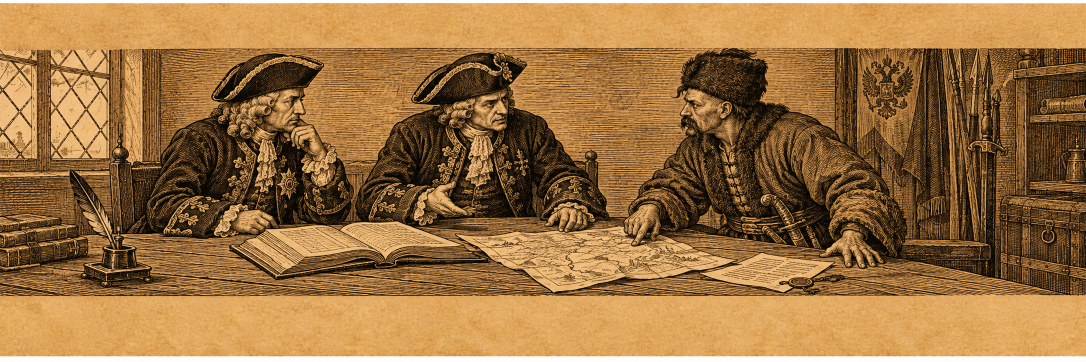
#> input picture assets/event_pictures/hetmanate_little_russian_collegium.png, 2172 x 724 px, given in place of south_ukraine_zaporozhian_autonomy_charter.png, which was not available (shown at 1/2 size)
$ python build_event_pictures.py
#> lines starting #> are read from the running program, lines starting #| are printed output that depends on the picture
"""Compile the original event illustrations into 512x132 legacy DDS textures.

Requires Pillow. Use --check to compare the generated textures with the files
already in the mod.
"""

from __future__ import annotations

import argparse
from io import BytesIO
from pathlib import Path
import struct

from PIL import Image, ImageOps


ROOT = Path(__file__).resolve().parents[1]
SOURCE_DIR = ROOT / "assets" / "event_pictures"
TARGET_DIR = ROOT / "gfx" / "event_pictures" / "event_pictures_rip"
SIZE = (512, 132)

# Each original has a different lower edge to its illustrated band.
ART = {
    "south_ukraine_zaporozhian_autonomy_charter": (0.785, 0.4),
    "south_ukraine_imperial_frontier_reform": (0.785, 0.25),
    "hetmanate_little_russian_collegium": (0.815, 0.5),
    "kyiv_orthodox_printing_press": (0.845, 0.5),
    "jewish_estate_invite_merchants": (0.775, 0.5),
}


def compile_art(source: Path, bottom: float, horizontal_center: float) -> bytes:
#> called with bottom = 0.785, horizontal_center = 0.4
    with Image.open(source) as image:
#> image is the input picture: PIL image 2172x724 RGB; mean R, G, B 155.5, 114.4, 65.4
        if image.format != "PNG" or image.width < SIZE[0] or image.height < SIZE[1]:
            raise ValueError(f"{source}: expected a PNG at least {SIZE[0]}x{SIZE[1]}")
        crop = image.convert("RGB").crop(
            (0, round(image.height * 0.14), image.width, round(image.height * bottom))
        )
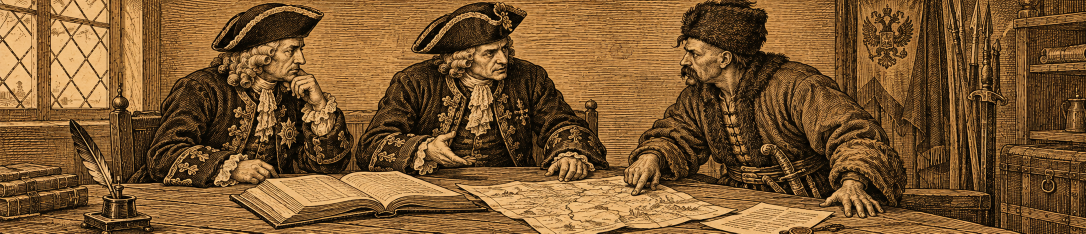
#> crop: PIL image 2172x467 RGB (shown at 1/2 size); mean R, G, B 121.8, 86.6, 46.6
        framed = ImageOps.fit(
            crop, SIZE, method=Image.Resampling.LANCZOS, centering=(horizontal_center, 0.5)
        )
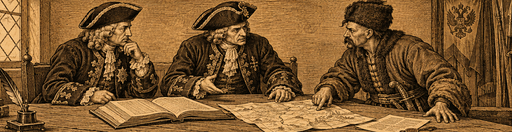
#> framed: PIL image 512x132 RGB; mean R, G, B 122.8, 87.4, 47.2
        output = BytesIO()
        framed.convert("RGBA").save(output, format="DDS")

    data = output.getvalue()
    if (
        len(data) != 128 + SIZE[0] * SIZE[1] * 4
        or data[:4] != b"DDS "
        or data[84:88] != b"\0\0\0\0"
        or struct.unpack_from("<I", data, 88)[0] != 32
    ):
        raise ValueError(f"{source}: DDS encoder did not produce legacy 32-bit RGBA")
    with Image.open(BytesIO(data)) as decoded:
        if decoded.size != SIZE or decoded.convert("RGBA").getchannel("A").getextrema() != (255, 255):
            raise ValueError(f"{source}: generated DDS failed size or opacity validation")
    return data


def main() -> int:
    parser = argparse.ArgumentParser(description=__doc__)
    parser.add_argument("--check", action="store_true", help="report stale output without writing it")
    args = parser.parse_args()
    stale = []
    for stem, (bottom, horizontal_center) in ART.items():
        source = SOURCE_DIR / f"{stem}.png"
        target = TARGET_DIR / f"rip_gfx_event_{stem}_art_eventPicture.dds"
        data = compile_art(source, bottom, horizontal_center)
        if not target.is_file() or target.read_bytes() != data:
            stale.append(target.relative_to(ROOT))
            if not args.check:
                target.parent.mkdir(parents=True, exist_ok=True)
                target.write_bytes(data)
#> pass 2 of the loop in main, `for stem, (bottom, horizontal_center) in ART.items():`:
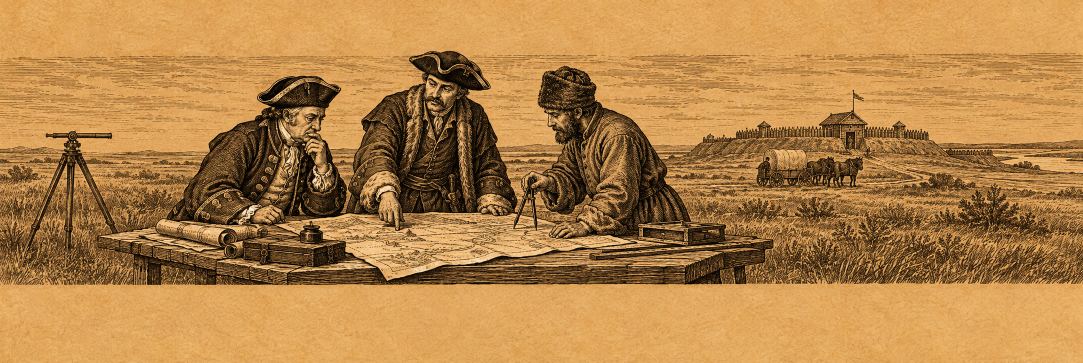
#> input picture assets/event_pictures/south_ukraine_imperial_frontier_reform.png, 2166 x 726 px (shown at 1/2 size)
#> in compile_art, image is the input picture: PIL image 2166x726 RGB; mean R, G, B 178.2, 130.8, 72.7
#> in compile_art (call 2), `crop = image.convert("RGB").crop( (0, round(image.height * 0.14), imag..`:
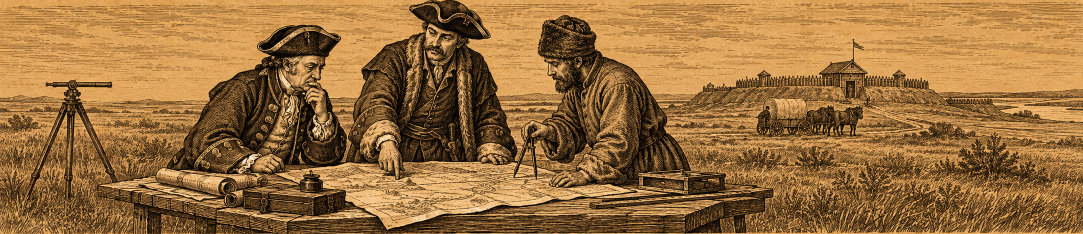
#> crop: PIL image 2166x468 RGB (shown at 1/2 size); mean R, G, B 152.1, 110.6, 61.3
#> in compile_art (call 2), `framed = ImageOps.fit( crop, SIZE, method=Image.Resampling.LANCZOS, ce..`:
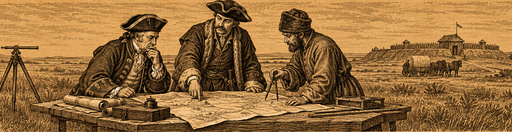
#> framed: PIL image 512x132 RGB; mean R, G, B 148.4, 108.1, 60.1
    if args.check and stale:
        for path in stale:
            print(f"STALE: {path}")
        return 1
    print(f"{'CHECKED' if args.check else 'GENERATED'}: {len(ART)} event pictures; {len(stale)} changed")
    return 0


if __name__ == "__main__":
    raise SystemExit(main())
#> (the program exits here)
